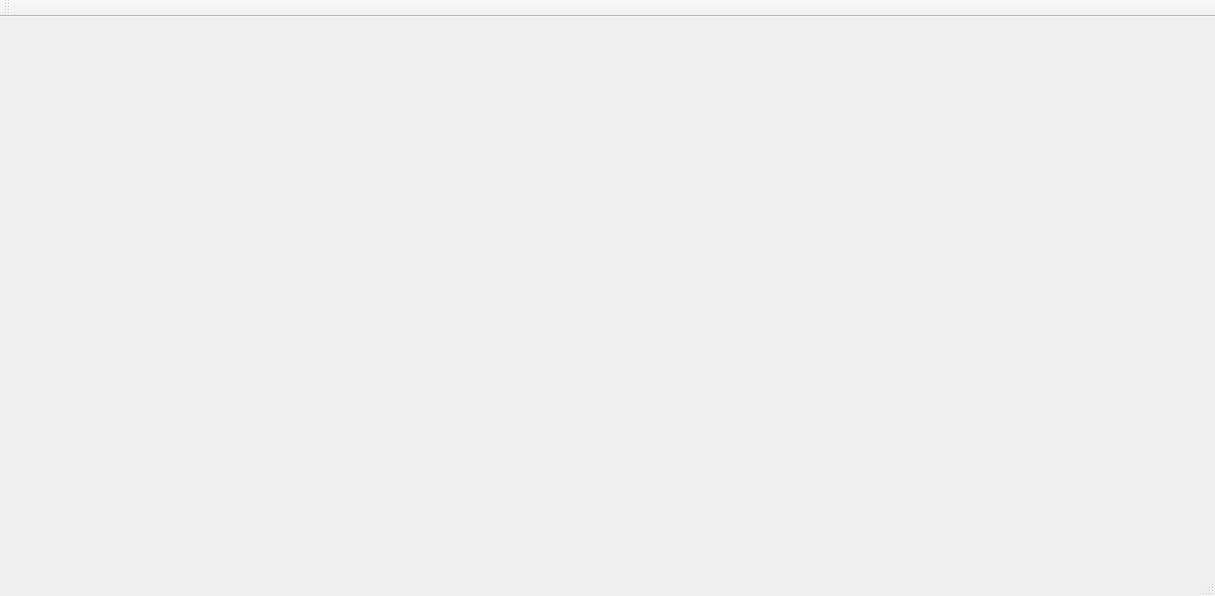
<?xml version="1.0" encoding="UTF-8"?>
<ui version="4.0">
 <class>MainWindow</class>
 <widget class="QMainWindow" name="MainWindow">
  <property name="geometry">
   <rect>
    <x>0</x>
    <y>0</y>
    <width>1215</width>
    <height>596</height>
   </rect>
  </property>
  <property name="windowTitle">
   <string>MainWindow</string>
  </property>
  <widget class="QWidget" name="centralWidget">
   <property name="styleSheet">
    <string notr="true"/>
   </property>
  </widget>
  <widget class="QToolBar" name="mainToolBar">
   <attribute name="toolBarArea">
    <enum>TopToolBarArea</enum>
   </attribute>
   <attribute name="toolBarBreak">
    <bool>false</bool>
   </attribute>
  </widget>
  <widget class="QStatusBar" name="statusBar"/>
 </widget>
 <layoutdefault spacing="6" margin="11"/>
 <resources/>
 <connections/>
</ui>
